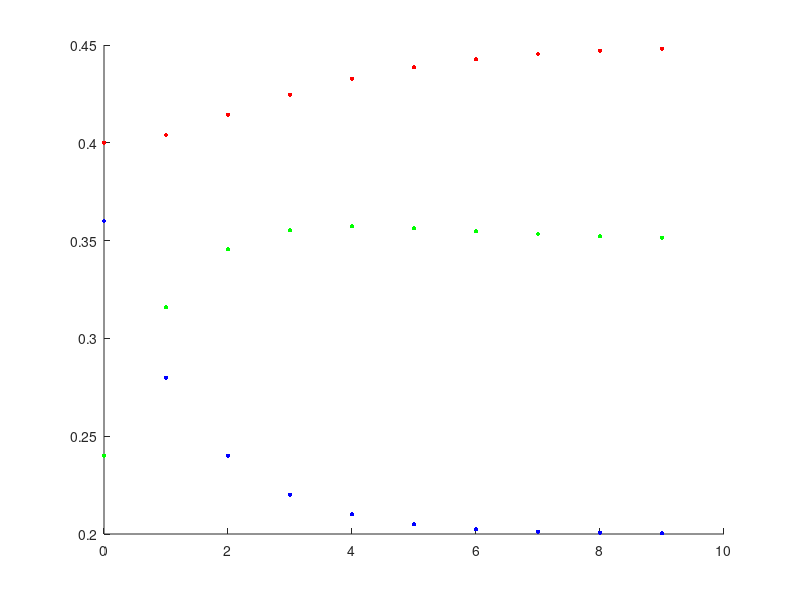

Source code (MATLAB):
% Markov-lánc diszkrét esete
% P - állapotátmenet
% Y - kezdeti értékek (A = 200; B = 120; C = 180)
% N = 500 vásárló

clear all
close all
clc

n = 500;

P = [0.8 0.2 0.1
     0.1 0.7 0.3
     0.1 0.1 0.6];

Y = [0.4 
       0.24
       0.36];

hold on
for i=0:1:9
    plot(i,Y(1),"r.", "MarkerSize", 10) % A
    plot(i,Y(2),"g.", "MarkerSize", 10) % B
    plot(i,Y(3),"b.", "MarkerSize", 10) % B
    Y = P * Y;
    %A = n * Y(1)
    %B = n * Y(2)
    %C = n * Y(3)
end
hold off